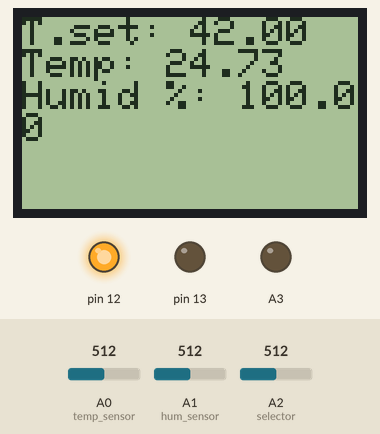
The sketch below on a simulated Arduino Uno, built with avr-gcc and run on an emulated ATmega328P. Parts: 84×48 one-colour display, output pins drawn as LEDs (lit = HIGH). The test bench sets the inputs (shaded band); at power-on: A0 (temp_sensor) = 512, A1 (hum_sensor) = 512, A2 (selector) = 512. The display library's start-up logo is not drawn; what the sketch prints to the serial monitor is not drawn.

Above: at 1.7 s.
1.8 s: A0 (temp_sensor) set to 0
At 5.9 s:
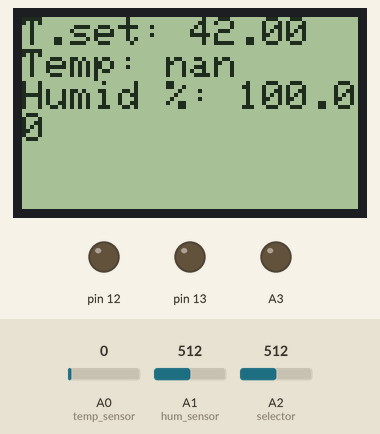
6.8 s: A0 (temp_sensor) set to 40
At 9.7 s:
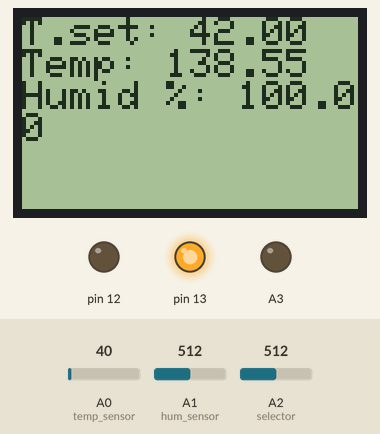
11.8 s: A1 (hum_sensor) set to 716
At 13.6 s:
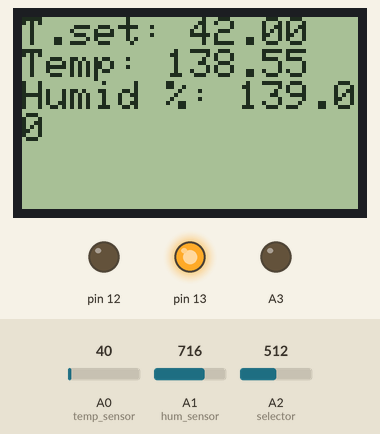
16.8 s: A2 (selector) set to 306
At 21.2 s:
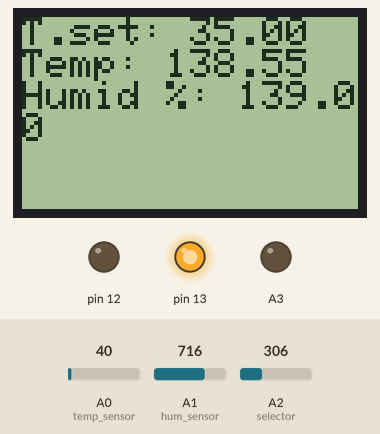
22.1 s: A1 (hum_sensor) set to 900
At 25.0 s:
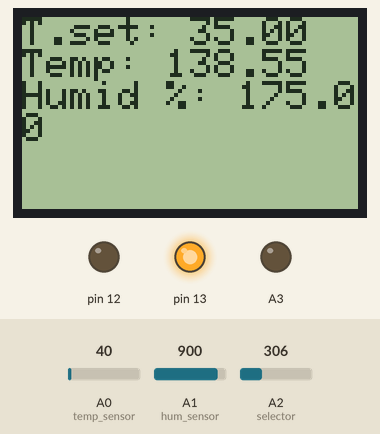
27.1 s: A2 (selector) set to 122
At 30.0 s:
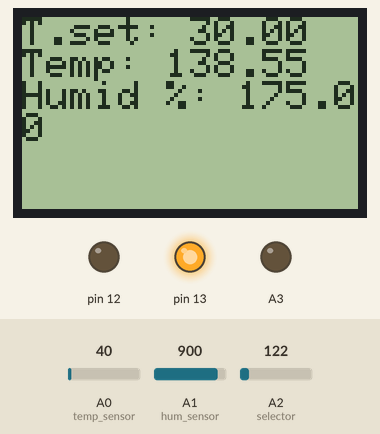
Timing chart, 0 to 31.5 s (numbered marks = the images above; inputs shaded):
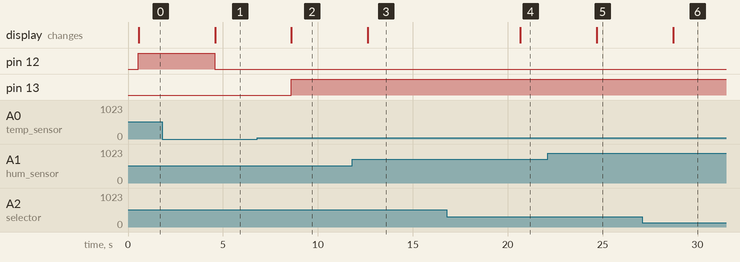

The sketch:

incubadora.ino.ino
```cpp
#include <math.h>
#include <Adafruit_PCD8544.h>
#include <util/delay.h>
#include <PID_v1.h>

const int Rc = 10000; //valor de la resistencia
const int Vcc = 5;
const int temp_sensor = A0;
const int hum_sensor = A1;
const int selector = A2;

float A = 0.0006973550913078027;
float B = 0.00028800736970464863;
float C = 5.400097451986799e-9;
float temp_set = 0;
float hum = 0;
float celsius = 0;
double setpoint, input, output;

PID thePID(&input, &output, &setpoint, 0, 10, 100, DIRECT);

float K = 2.5; //factor de disipacion en mW/C

Adafruit_PCD8544 display = Adafruit_PCD8544(7,5, 6, 4, 8);

void display_screen(){
  display.setCursor(0,0);
  display.print("T.set: ");
  display.println(temp_set);
  display.print("Temp: ");
  display.println(celsius);
  display.print("Humid %: ");
  display.println(hum);
  display.display();
  display.clearDisplay();
  }

void setup()
{
  Serial.begin(9600);
  pinMode(13, OUTPUT);
  pinMode(12, OUTPUT);
  display.begin();
  display.setContrast(75);
  display.display();
  delay(500);
  display.clearDisplay();
  display.setTextSize(1);
  display.setTextColor(BLACK);
  thePID.SetMode(AUTOMATIC);
}

void loop()
{
  float raw_temp = analogRead(temp_sensor);
  float raw_hum = analogRead(hum_sensor);
  float raw_temp_set = analogRead(selector);
  hum = map(raw_hum, 0, 1023, 0, 200);
  temp_set = map(raw_temp_set, 0, 1023, 0, 120);
  // Config PID meta value
  if(temp_set < 30){
    temp_set = 30;
    }
  if(temp_set > 42){
    temp_set = 42;
    }
  setpoint = temp_set;
  Serial.print("Temperatura Meta: ");
  Serial.print(temp_set);
  Serial.print("\n");
  Serial.print("Humedad %: ");
  Serial.println(hum);
  // Calculate the temp value
  float V =  raw_temp / 1024 * Vcc;
  float R = (Rc * V ) / (Vcc - V);
  float logR  = log(R);
  float R_th = 1.0 / (A + B * logR + C * logR * logR * logR );
  float kelvin = R_th - V*V/(K * R)*1000;
  celsius = kelvin - 273.15;
  input = celsius;
  if(celsius >= 42){
    digitalWrite(13, HIGH);
    }
  else{
    digitalWrite(13, LOW);
    }

  if(celsius <= 30){
    digitalWrite(12, HIGH);
    }
  else{
    digitalWrite(12, LOW);
    }
  thePID.Compute();
  analogWrite(A3, output);
  Serial.print("T = ");
  Serial.print(celsius);
  Serial.print("C\n");
  display_screen();
  delay(4000);
}
```

Measured:
- after the input at 1.8 s, pin 12: HIGH → LOW after 2.8 s; the display: changes after 2.8 s (image 1)
- after the input at 6.8 s, pin 13: LOW → HIGH after 1.8 s; the display: changes after 1.8 s (image 2)
- after the input at 11.8 s, the display: changes after 0.83 s (image 3)
- after the input at 16.8 s, the display: changes after 3.9 s (image 4)
- after the input at 22.1 s, the display: changes after 2.6 s (image 5)
- after the input at 27.1 s, the display: changes after 1.6 s (image 6)
